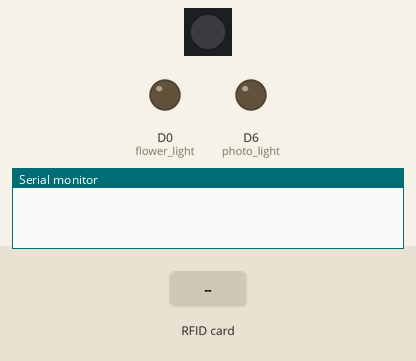
Simulated run of this sketch. Board: Particle Photon. On the bench: 1 RGB LEDs in strip order, left to right, output pins drawn as LEDs (lit = HIGH), the last lines printed to the serial monitor. The test bench sets the inputs (shaded band).

Above: at 1.2 s.
1.3 s: RFID card 5E 7A 19 C4 held to the reader
At 1.4 s:
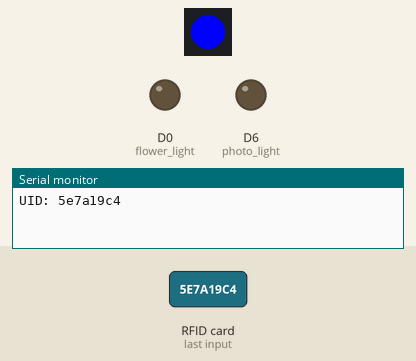
Timing chart, 0 to 4.3 s (numbered marks = the images above; inputs shaded):
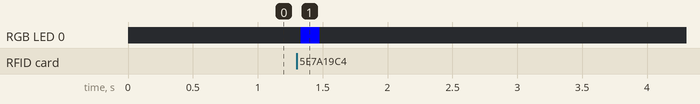

Measured:
- after the input at 1.3 s, RGB LED 0: off → RGB(0, 0, 255) at once, → off 0.15 s later

The sketch:

building_middle.ino
```cpp
#include <MFRC522.h>
#include <Adafruit_DHT.h>

#define SS_PIN D1
#define RST_PIN D2
#define DHTPIN 3
#define DHTTYPE DHT11
#define flower_light D0
#define photo_light D6

int humidity;
MFRC522 mfrc522(SS_PIN, RST_PIN); // Create MFRC522 instance.
DHT dht(DHTPIN, DHTTYPE);

void setup(){

  dht.begin();

  pinMode(flower_light, OUTPUT);
  pinMode(photo_light, OUTPUT);

  mfrc522.setSPIConfig();
  mfrc522.PCD_Init(); // Init MFRC522 card

  RGB.control(true); // take control of onboard RGB led

  Particle.function("photo_light", pho_light);
  Particle.function("flower_light", flow_light);
  Particle.function("get_temp", getTemp);
  Particle.function("get_hum", getHum);
}

void blink() {
  RGB.color(0, 0, 255);
  delay(150);
  RGB.color(0, 0, 0);
  delay(100);
  RGB.color(0, 0, 255);
  delay(150);
  RGB.color(0, 0, 0);
}

void loop() {
  // Look for new cards
  if ( mfrc522.PICC_IsNewCardPresent()) {
    // Serial.println("New card present...");
    if ( mfrc522.PICC_ReadCardSerial()) {
      // Dump debug info about the card. PICC_HaltA() is automatically called.
      //mfrc522.PICC_DumpToSerial(&(mfrc522.uid));

      String UID = "";

      for (byte i = 0; i < mfrc522.uid.size; i++) {
        UID += String(mfrc522.uid.uidByte[i] < 0x10 ? "0" : "");
        UID += String(mfrc522.uid.uidByte[i], HEX);
      }

      mfrc522.PICC_HaltA();
      Serial.print("UID: ");
      Serial.println(UID);
      Particle.publish("rfid-read", UID, 5, PRIVATE); // publish UID to rest of system

      blink(); // visual feedback of read using onboard led
    }
  }
}

int flow_light(String command){
  if(command == "on"){
    digitalWrite(flower_light, HIGH);
    return digitalRead(flower_light);
  }else if(command == "off"){
    digitalWrite(flower_light, LOW);
    return digitalRead(flower_light);
  }else if(command == "status"){
    return digitalRead(flower_light);
  }
  return -1;
}


int pho_light(String command){
  if(command == "on"){
    digitalWrite(photo_light, HIGH);
    return digitalRead(photo_light);
  }else if(command == "off"){
    digitalWrite(photo_light, LOW);
    return digitalRead(photo_light);
  }
  return -1;
}

int getTemp(String command){
  return dht.getTempCelcius();
}

int getHum(String command){
  return dht.getHumidity();
}
```
